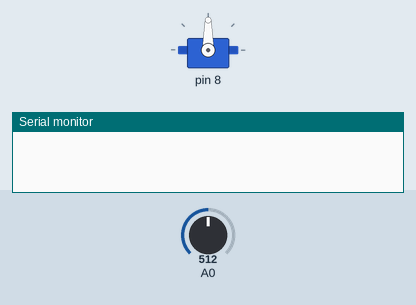
Recording of a sketch running on a simulated Arduino Uno, built with avr-gcc and run on an emulated ATmega328P. Shown: servo, the last lines printed to the serial monitor. The test bench sets the inputs (shaded band); at power-on: A0 = 512. At 9.9 s the program stops and its outputs stay as they are.

Above: at 0.1 s.
At 7.1 s:
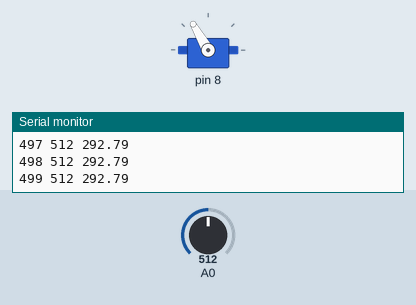
At 9.2 s:
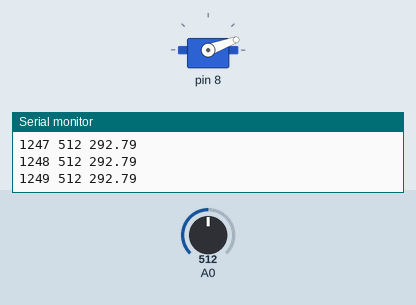
Timing chart, 0 to 10.7 s (numbered marks = the images above):
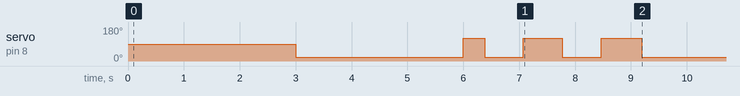

The sketch:

Sweep_Servo_Predict.pde
```cpp
#include <Hacked_servo.h>
#include <Servo.h>

#define NUMBER_OF_SERVOS 1
#define BUFFER_SIZE 250

#define SAMPLE_SIZE 11

#define SERVO_THETA_INDEX 4

Hacked_servo myservo[NUMBER_OF_SERVOS];

double theta_0[8] = {-45.033886, -45.819169, -45.812751, 0.0, -45.731538, -45.916238, -45.435066, -45.107922};
double theta_1[8] = {0.65493, 0.64441, 0.651827, 0.0, 0.661175, 0.643767, 0.660404, 0.68851};

void setup()
{
  if(NUMBER_OF_SERVOS >= 1)
  {
    myservo[0].attach(8,A0); // attaches the servo object 0 to pin A0 and 8 on ports 1 and 2 respectiverly.
  }

  if(NUMBER_OF_SERVOS >= 2)
  {
    myservo[1].attach(9,A1); // attaches the servo object 1 to pin A1 and 9 on ports 3 and 4 respectiverly.
  }

  if(NUMBER_OF_SERVOS >= 3)
  {
    myservo[2].attach(10,A2); // attaches the servo object 1 to pin A1 and 9 on ports 3 and 4 respectiverly.
  }

  if(NUMBER_OF_SERVOS >= 4)
  {
    myservo[3].attach(11,A3); // attaches the servo object 1 to pin A1 and 9 on ports 3 and 4 respectiverly.
  }

  Serial.begin(115200);
}


void loop() // Sweep the servo, read the pot oupput and save the value throughout, then predict the angle.
{
  delay(3000);

  unsigned int raw_data[BUFFER_SIZE];
  //unsigned int raw_data;
  double angle;
  unsigned int i=0;

  //-- Init all servos to 0º
  /*for(int servo=0; servo<NUMBER_OF_SERVOS; servo++)
  {
    myservo[servo].write(0);
  }*/

  myservo[0].write(20);
  delay(3000);

  myservo[0].write(120);
  //delay(200);

  for(i; i<BUFFER_SIZE; i++)
  {
    /*Serial.print(i);
    Serial.print(' ');*/

    raw_data[i] = myservo[0].readPos_raw();
    //raw_data[i] = mode_filter();
    //angle = theta_0[SERVO_THETA_INDEX] + (theta_1[SERVO_THETA_INDEX] * raw_data);

    /*Serial.println(raw_data[i]);
    Serial.println(' ');*/
  }

  Serial.println(' ');
  Serial.println(' ');
  Serial.println("Plot data");
  Serial.println("Time Raw_Data Angle");
  Serial.println(' ');
  for(i=0; i<BUFFER_SIZE; i++)
  {
    angle = theta_0[SERVO_THETA_INDEX] + (theta_1[SERVO_THETA_INDEX] * raw_data[i]);
    Serial.print(i);
    Serial.print(' ');
    Serial.print(raw_data[i]);
    Serial.print(' ');
    Serial.print(angle);
    Serial.println(' ');
  }

  myservo[0].write(20);

  for(i=0; i<BUFFER_SIZE; i++)
  {
    raw_data[i] = mode_filter();
  }

  for(i=0; i<BUFFER_SIZE; i++)
  {
    angle = theta_0[SERVO_THETA_INDEX] + (theta_1[SERVO_THETA_INDEX] * raw_data[i]);
    Serial.print(i+(BUFFER_SIZE * 1));
    Serial.print(' ');
    Serial.print(raw_data[i]);
    Serial.print(' ');
    Serial.print(angle);
    Serial.println(' ');
  }

  myservo[0].write(120);

  for(i=0; i<BUFFER_SIZE; i++)
  {
    raw_data[i] = mode_filter();
  }

  for(i=0; i<BUFFER_SIZE; i++)
  {
    angle = theta_0[SERVO_THETA_INDEX] + (theta_1[SERVO_THETA_INDEX] * raw_data[i]);
    Serial.print(i+(BUFFER_SIZE * 2));
    Serial.print(' ');
    Serial.print(raw_data[i]);
    Serial.print(' ');
    Serial.print(angle);
    Serial.println(' ');
  }

  myservo[0].write(20);

  for(i=0; i<BUFFER_SIZE; i++)
  {
    raw_data[i] = mode_filter();
  }

  for(i=0; i<BUFFER_SIZE; i++)
  {
    angle = theta_0[SERVO_THETA_INDEX] + (theta_1[SERVO_THETA_INDEX] * raw_data[i]);
    Serial.print(i+(BUFFER_SIZE * 3));
    Serial.print(' ');
    Serial.print(raw_data[i]);
    Serial.print(' ');
    Serial.print(angle);
    Serial.println(' ');
  }

  myservo[0].write(120);

  for(i=0; i<BUFFER_SIZE; i++)
  {
    raw_data[i] = mode_filter();
  }

  for(i=0; i<BUFFER_SIZE; i++)
  {
    angle = theta_0[SERVO_THETA_INDEX] + (theta_1[SERVO_THETA_INDEX] * raw_data[i]);
    Serial.print(i+(BUFFER_SIZE * 4));
    Serial.print(' ');
    Serial.print(raw_data[i]);
    Serial.print(' ');
    Serial.print(angle);
    Serial.println(' ');
  }

  myservo[0].write(20);

  for(i=0; i<BUFFER_SIZE; i++)
  {
    raw_data[i] = mode_filter();
  }

  for(i=0; i<BUFFER_SIZE; i++)
  {
    angle = theta_0[SERVO_THETA_INDEX] + (theta_1[SERVO_THETA_INDEX] * raw_data[i]);
    Serial.print(i+(BUFFER_SIZE * 5));
    Serial.print(' ');
    Serial.print(raw_data[i]);
    Serial.print(' ');
    Serial.print(angle);
    Serial.println(' ');
  }

  /*for(i=0; i<BUFFER_SIZE; i++)
  {
    raw_data = myservo[0].readPos_raw();
    angle = theta_0[SERVO_THETA_INDEX] + (theta_1[SERVO_THETA_INDEX] * raw_data);
    //angle = -45.731538 + (0.661175 * raw_data);
  }*/

  while(1);
}

unsigned int mode_filter()
{
  unsigned int sample_data[SAMPLE_SIZE];

  bool unique_value[SAMPLE_SIZE];
  bool unique_flag;

  unsigned int unique_value_counter[SAMPLE_SIZE];
  unsigned int unique_value_counter_max = 0;

  unsigned int mode_index = 0;

  //-- Initialize unique_value and unique_value_counter.
  unique_value[0] = true;
  unique_value_counter[0] = 1;
  for(int n=1; n<SAMPLE_SIZE; n++)
  {
    unique_value[n] = false;
    unique_value_counter[n] = 0;
  }

  //-- Sample raw data continuously.
  for(int n=0; n<SAMPLE_SIZE; n++)
  {
    sample_data[n] = myservo[0].readPos_raw();
  }

  //--  Print sampled data.
  /*for(int i=0; i<SAMPLE_SIZE; i++)
  {
    Serial.print(sample_data[i]);
    Serial.print(' ');
  }
  Serial.println(' ');
  Serial.print('+');
  Serial.print(' ');*/

  //-- Identify and mark unique data in the read sample data.
  for(int i=1; i<SAMPLE_SIZE; i++)
  {
    unique_flag = true;
    for(int j=i-1; j>=0; j--)
    {
      if(sample_data[i] == sample_data[j])
      {
        unique_flag = false;
        break;
      }
    }

    if(unique_flag)
    {
      unique_value[i] = true;
      unique_value_counter[i] = 1;
    }
  }

  //--  Print unique_value vector.
  /*for(int i=0; i<SAMPLE_SIZE; i++)
  {
    Serial.print(unique_value[i]);
    Serial.print(' ');
  }
  Serial.println(' ');
  Serial.print('-');
  Serial.print(' ');*/

  //-- Performing statistical_mode [Counting each unique value].
  for(int i=0; i<SAMPLE_SIZE; i++)
  {
    if(unique_value[i])
    {
      for(int j=i+1; j<SAMPLE_SIZE; j++)
      {
        if(sample_data[i] == sample_data[j])
        {
          unique_value_counter[i]++;
        }
      }
    }
  }

  //--  Print unique_value vector.
  /*for(int i=0; i<SAMPLE_SIZE; i++)
  {
    Serial.print(unique_value_counter[i]);
    Serial.print(' ');
  }
  Serial.print('*');
  Serial.print(' ');*/

  //-- Determining the value from sampled data which is the most common.
  unique_value_counter_max = unique_value_counter[0];
  for(int i=1; i<SAMPLE_SIZE; i++)
  {
    if(unique_value_counter[i] >= unique_value_counter_max)
    {
      mode_index = i;
      unique_value_counter_max = unique_value_counter[i];
    }
  }

  return(sample_data[mode_index]);
}
```

Measured:
- by itself, servo on pin 8: goes 20° 3.0 s, 120° 0.38 s, 20° 0.70 s, 120° 0.70 s, 20° 0.70 s, 120° 0.72 s, then 20°
